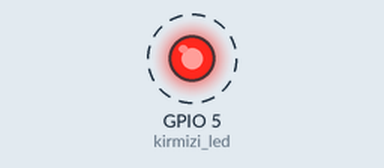
The program below on a simulated ESP32 board running MicroPython. Parts: output pins drawn as LEDs (lit = HIGH). Dashed ring = blinking. What the program prints to the serial console is not drawn. At 5.0 s the program stops and its outputs stay as they are.

Above: at 0.05 s.
Timing chart, 0 to 3.0 s (numbered marks = the images above):
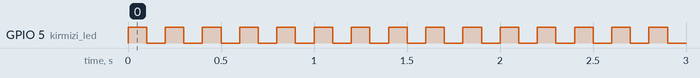

Measured:
- by itself, GPIO 5 (kirmizi_led): alternates HIGH for 0.10 s and LOW for 0.10 s, 50 changes in all, then stays LOW

The program:

bolum2_u6_ticks4.py
```python
import time
from machine import *

kirmizi_led = Pin(5, Pin.OUT)

sonlandirma_5s = time.ticks_add(time.ticks_ms(), 5000)
sayma_degeri = 0
while time.ticks_diff(sonlandirma_5s, time.ticks_ms()) > 0:
    kirmizi_led.value(1)
    time.sleep_ms(100)
    kirmizi_led.value(0)
    time.sleep_ms(100)
    sayma_degeri += 1

print("5 saniye icinde {0} kere kodumuz calisti".format(sayma_degeri))
```
